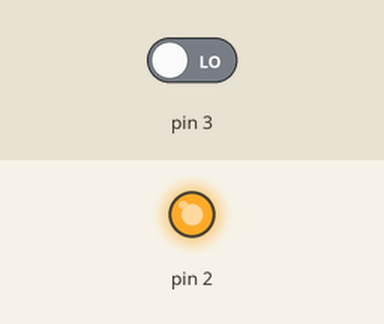
A sketch run on a simulated Arduino Uno, built with avr-gcc and run on an emulated ATmega328P. Shown: output pins drawn as LEDs (lit = HIGH). The inputs (shaded band) are chosen by the test bench; at power-on: pin 3 LOW. What the sketch prints to the serial monitor is not drawn.

Above: at 0.1 s.
Timing chart, 0 to 1.6 s (numbered marks = the images above):
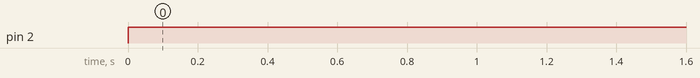

The sketch:

ultrasonic.ino
```cpp
void setup() {
  // put your setup code here, to run once:
pinMode(2,OUTPUT);
pinMode(3,INPUT);
Serial.begin(9600);
}

void loop() {
  // put your main code here, to run repeatedly:
digitalWrite(2,LOW);
delayMicroseconds(2);
digitalWrite(2,HIGH);
delayMicroseconds(10);
int t=pulseIn(3,HIGH);
float x=0.034*t/2;//cm unit
Serial.println(x);
delay(500);
}
```

Measured:
- by itself, pin 2: LOW → HIGH at 0.00 s
